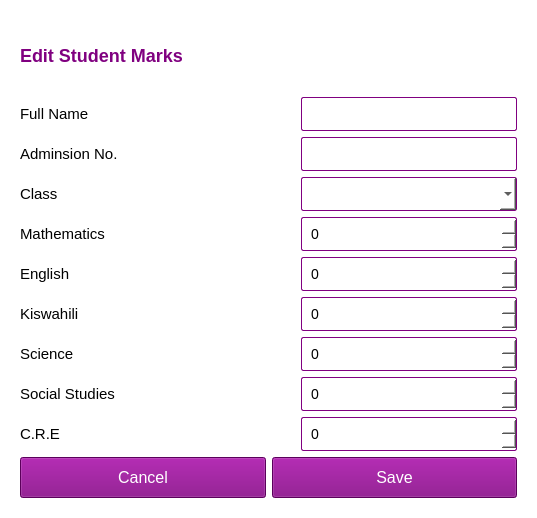
<?xml version="1.0" encoding="UTF-8"?>
<ui version="4.0">
 <class>Form</class>
 <widget class="QWidget" name="Form">
  <property name="geometry">
   <rect>
    <x>0</x>
    <y>0</y>
    <width>537</width>
    <height>518</height>
   </rect>
  </property>
  <property name="windowTitle">
   <string>Form</string>
  </property>
  <property name="styleSheet">
   <string notr="true">QWidget {
background-color: white;
}

QLabel {
	font-size: 15px;
color: black;
}

QPushButton {
font-size: 16px;
padding: 10px;
background-color: purple;
color: white;
}

QTableWidget {
 border: 1px solid black;
}

QSpinBox, QLineEdit, QComboBox {
padding: 7px;
font-size: 14px;
color: black;
border: 1px solid purple;
border-radius: 2px;
min-width: 200px;
    max-width: 200px;
}</string>
  </property>
  <layout class="QHBoxLayout" name="horizontalLayout_2">
   <item>
    <widget class="QStackedWidget" name="stackedWidget">
     <property name="currentIndex">
      <number>2</number>
     </property>
     <widget class="QWidget" name="page">
      <layout class="QVBoxLayout" name="verticalLayout_2">
       <item>
        <layout class="QVBoxLayout" name="verticalLayout_3">
         <item>
          <widget class="QLabel" name="label_4">
           <property name="styleSheet">
            <string notr="true">font-size: 18px;
color: purple;
font-weight: bold;</string>
           </property>
           <property name="text">
            <string>Add New Student Marks</string>
           </property>
          </widget>
         </item>
         <item>
          <layout class="QHBoxLayout" name="horizontalLayout_12">
           <item>
            <widget class="QLabel" name="label_5">
             <property name="text">
              <string>Full Name</string>
             </property>
            </widget>
           </item>
           <item>
            <spacer name="horizontalSpacer_3">
             <property name="orientation">
              <enum>Qt::Orientation::Horizontal</enum>
             </property>
             <property name="sizeHint" stdset="0">
              <size>
               <width>40</width>
               <height>20</height>
              </size>
             </property>
            </spacer>
           </item>
           <item>
            <widget class="QLineEdit" name="new_full_name"/>
           </item>
          </layout>
         </item>
         <item>
          <layout class="QHBoxLayout" name="horizontalLayout_11">
           <item>
            <widget class="QLabel" name="label_6">
             <property name="text">
              <string>Adminsion No.</string>
             </property>
            </widget>
           </item>
           <item>
            <spacer name="horizontalSpacer_4">
             <property name="orientation">
              <enum>Qt::Orientation::Horizontal</enum>
             </property>
             <property name="sizeHint" stdset="0">
              <size>
               <width>40</width>
               <height>20</height>
              </size>
             </property>
            </spacer>
           </item>
           <item>
            <widget class="QLineEdit" name="new_adm_no"/>
           </item>
          </layout>
         </item>
         <item>
          <layout class="QHBoxLayout" name="horizontalLayout_10">
           <item>
            <widget class="QLabel" name="label_7">
             <property name="text">
              <string>Class</string>
             </property>
            </widget>
           </item>
           <item>
            <spacer name="horizontalSpacer_5">
             <property name="orientation">
              <enum>Qt::Orientation::Horizontal</enum>
             </property>
             <property name="sizeHint" stdset="0">
              <size>
               <width>40</width>
               <height>20</height>
              </size>
             </property>
            </spacer>
           </item>
           <item>
            <widget class="QComboBox" name="new_class"/>
           </item>
          </layout>
         </item>
         <item>
          <layout class="QHBoxLayout" name="horizontalLayout_9">
           <item>
            <widget class="QLabel" name="label_8">
             <property name="text">
              <string>Mathematics</string>
             </property>
            </widget>
           </item>
           <item>
            <spacer name="horizontalSpacer_6">
             <property name="orientation">
              <enum>Qt::Orientation::Horizontal</enum>
             </property>
             <property name="sizeHint" stdset="0">
              <size>
               <width>40</width>
               <height>20</height>
              </size>
             </property>
            </spacer>
           </item>
           <item>
            <widget class="QSpinBox" name="new_math"/>
           </item>
          </layout>
         </item>
         <item>
          <layout class="QHBoxLayout" name="horizontalLayout_8">
           <item>
            <widget class="QLabel" name="label_9">
             <property name="text">
              <string>English</string>
             </property>
            </widget>
           </item>
           <item>
            <spacer name="horizontalSpacer_7">
             <property name="orientation">
              <enum>Qt::Orientation::Horizontal</enum>
             </property>
             <property name="sizeHint" stdset="0">
              <size>
               <width>40</width>
               <height>20</height>
              </size>
             </property>
            </spacer>
           </item>
           <item>
            <widget class="QSpinBox" name="new_eng"/>
           </item>
          </layout>
         </item>
         <item>
          <layout class="QHBoxLayout" name="horizontalLayout_7">
           <item>
            <widget class="QLabel" name="label_10">
             <property name="text">
              <string>Kiswahili</string>
             </property>
            </widget>
           </item>
           <item>
            <spacer name="horizontalSpacer_8">
             <property name="orientation">
              <enum>Qt::Orientation::Horizontal</enum>
             </property>
             <property name="sizeHint" stdset="0">
              <size>
               <width>40</width>
               <height>20</height>
              </size>
             </property>
            </spacer>
           </item>
           <item>
            <widget class="QSpinBox" name="new_kisw"/>
           </item>
          </layout>
         </item>
         <item>
          <layout class="QHBoxLayout" name="horizontalLayout_6">
           <item>
            <widget class="QLabel" name="label_11">
             <property name="text">
              <string>Science</string>
             </property>
            </widget>
           </item>
           <item>
            <spacer name="horizontalSpacer_9">
             <property name="orientation">
              <enum>Qt::Orientation::Horizontal</enum>
             </property>
             <property name="sizeHint" stdset="0">
              <size>
               <width>40</width>
               <height>20</height>
              </size>
             </property>
            </spacer>
           </item>
           <item>
            <widget class="QSpinBox" name="new_sci"/>
           </item>
          </layout>
         </item>
         <item>
          <layout class="QHBoxLayout" name="horizontalLayout_5">
           <item>
            <widget class="QLabel" name="label_12">
             <property name="text">
              <string>Social Studies</string>
             </property>
            </widget>
           </item>
           <item>
            <spacer name="horizontalSpacer_10">
             <property name="orientation">
              <enum>Qt::Orientation::Horizontal</enum>
             </property>
             <property name="sizeHint" stdset="0">
              <size>
               <width>40</width>
               <height>20</height>
              </size>
             </property>
            </spacer>
           </item>
           <item>
            <widget class="QSpinBox" name="new_ss"/>
           </item>
          </layout>
         </item>
         <item>
          <layout class="QHBoxLayout" name="horizontalLayout_4">
           <item>
            <widget class="QLabel" name="label_13">
             <property name="text">
              <string>C.R.E</string>
             </property>
            </widget>
           </item>
           <item>
            <spacer name="horizontalSpacer_11">
             <property name="orientation">
              <enum>Qt::Orientation::Horizontal</enum>
             </property>
             <property name="sizeHint" stdset="0">
              <size>
               <width>40</width>
               <height>20</height>
              </size>
             </property>
            </spacer>
           </item>
           <item>
            <widget class="QSpinBox" name="new_cre"/>
           </item>
          </layout>
         </item>
        </layout>
       </item>
       <item>
        <layout class="QHBoxLayout" name="horizontalLayout_13">
         <item>
          <widget class="QPushButton" name="new_cancel">
           <property name="text">
            <string>Cancel</string>
           </property>
          </widget>
         </item>
         <item>
          <widget class="QPushButton" name="new_save">
           <property name="text">
            <string>Save</string>
           </property>
          </widget>
         </item>
        </layout>
       </item>
      </layout>
     </widget>
     <widget class="QWidget" name="page_2">
      <layout class="QVBoxLayout" name="verticalLayout">
       <item>
        <layout class="QHBoxLayout" name="horizontalLayout">
         <item>
          <widget class="QLabel" name="label">
           <property name="styleSheet">
            <string notr="true">font-size: 18px;
color: purple;
font-weight: bold;</string>
           </property>
           <property name="text">
            <string>Student Marks</string>
           </property>
          </widget>
         </item>
         <item>
          <spacer name="horizontalSpacer">
           <property name="orientation">
            <enum>Qt::Orientation::Horizontal</enum>
           </property>
           <property name="sizeHint" stdset="0">
            <size>
             <width>40</width>
             <height>20</height>
            </size>
           </property>
          </spacer>
         </item>
         <item>
          <widget class="QPushButton" name="pushButton">
           <property name="text">
            <string>Add New Student</string>
           </property>
          </widget>
         </item>
        </layout>
       </item>
       <item>
        <widget class="QTableWidget" name="tableWidget"/>
       </item>
      </layout>
     </widget>
     <widget class="QWidget" name="page_3">
      <layout class="QVBoxLayout" name="verticalLayout_4">
       <item>
        <layout class="QVBoxLayout" name="verticalLayout_5">
         <item>
          <widget class="QLabel" name="label_14">
           <property name="styleSheet">
            <string notr="true">font-size: 18px;
color: purple;
font-weight: bold;</string>
           </property>
           <property name="text">
            <string>Edit Student Marks</string>
           </property>
          </widget>
         </item>
         <item>
          <layout class="QHBoxLayout" name="horizontalLayout_15">
           <item>
            <widget class="QLabel" name="label_15">
             <property name="text">
              <string>Full Name</string>
             </property>
            </widget>
           </item>
           <item>
            <spacer name="horizontalSpacer_12">
             <property name="orientation">
              <enum>Qt::Orientation::Horizontal</enum>
             </property>
             <property name="sizeHint" stdset="0">
              <size>
               <width>40</width>
               <height>20</height>
              </size>
             </property>
            </spacer>
           </item>
           <item>
            <widget class="QLineEdit" name="edit_full_name"/>
           </item>
          </layout>
         </item>
         <item>
          <layout class="QHBoxLayout" name="horizontalLayout_16">
           <item>
            <widget class="QLabel" name="label_16">
             <property name="text">
              <string>Adminsion No.</string>
             </property>
            </widget>
           </item>
           <item>
            <spacer name="horizontalSpacer_13">
             <property name="orientation">
              <enum>Qt::Orientation::Horizontal</enum>
             </property>
             <property name="sizeHint" stdset="0">
              <size>
               <width>40</width>
               <height>20</height>
              </size>
             </property>
            </spacer>
           </item>
           <item>
            <widget class="QLineEdit" name="edit_adm_no"/>
           </item>
          </layout>
         </item>
         <item>
          <layout class="QHBoxLayout" name="horizontalLayout_17">
           <item>
            <widget class="QLabel" name="label_17">
             <property name="text">
              <string>Class</string>
             </property>
            </widget>
           </item>
           <item>
            <spacer name="horizontalSpacer_14">
             <property name="orientation">
              <enum>Qt::Orientation::Horizontal</enum>
             </property>
             <property name="sizeHint" stdset="0">
              <size>
               <width>40</width>
               <height>20</height>
              </size>
             </property>
            </spacer>
           </item>
           <item>
            <widget class="QComboBox" name="edit_class"/>
           </item>
          </layout>
         </item>
         <item>
          <layout class="QHBoxLayout" name="horizontalLayout_18">
           <item>
            <widget class="QLabel" name="label_18">
             <property name="text">
              <string>Mathematics</string>
             </property>
            </widget>
           </item>
           <item>
            <spacer name="horizontalSpacer_15">
             <property name="orientation">
              <enum>Qt::Orientation::Horizontal</enum>
             </property>
             <property name="sizeHint" stdset="0">
              <size>
               <width>40</width>
               <height>20</height>
              </size>
             </property>
            </spacer>
           </item>
           <item>
            <widget class="QSpinBox" name="edit_math"/>
           </item>
          </layout>
         </item>
         <item>
          <layout class="QHBoxLayout" name="horizontalLayout_19">
           <item>
            <widget class="QLabel" name="label_19">
             <property name="text">
              <string>English</string>
             </property>
            </widget>
           </item>
           <item>
            <spacer name="horizontalSpacer_16">
             <property name="orientation">
              <enum>Qt::Orientation::Horizontal</enum>
             </property>
             <property name="sizeHint" stdset="0">
              <size>
               <width>40</width>
               <height>20</height>
              </size>
             </property>
            </spacer>
           </item>
           <item>
            <widget class="QSpinBox" name="edit_eng"/>
           </item>
          </layout>
         </item>
         <item>
          <layout class="QHBoxLayout" name="horizontalLayout_20">
           <item>
            <widget class="QLabel" name="label_20">
             <property name="text">
              <string>Kiswahili</string>
             </property>
            </widget>
           </item>
           <item>
            <spacer name="horizontalSpacer_17">
             <property name="orientation">
              <enum>Qt::Orientation::Horizontal</enum>
             </property>
             <property name="sizeHint" stdset="0">
              <size>
               <width>40</width>
               <height>20</height>
              </size>
             </property>
            </spacer>
           </item>
           <item>
            <widget class="QSpinBox" name="edit_kisw"/>
           </item>
          </layout>
         </item>
         <item>
          <layout class="QHBoxLayout" name="horizontalLayout_21">
           <item>
            <widget class="QLabel" name="label_21">
             <property name="text">
              <string>Science</string>
             </property>
            </widget>
           </item>
           <item>
            <spacer name="horizontalSpacer_18">
             <property name="orientation">
              <enum>Qt::Orientation::Horizontal</enum>
             </property>
             <property name="sizeHint" stdset="0">
              <size>
               <width>40</width>
               <height>20</height>
              </size>
             </property>
            </spacer>
           </item>
           <item>
            <widget class="QSpinBox" name="edit_sci"/>
           </item>
          </layout>
         </item>
         <item>
          <layout class="QHBoxLayout" name="horizontalLayout_22">
           <item>
            <widget class="QLabel" name="label_22">
             <property name="text">
              <string>Social Studies</string>
             </property>
            </widget>
           </item>
           <item>
            <spacer name="horizontalSpacer_19">
             <property name="orientation">
              <enum>Qt::Orientation::Horizontal</enum>
             </property>
             <property name="sizeHint" stdset="0">
              <size>
               <width>40</width>
               <height>20</height>
              </size>
             </property>
            </spacer>
           </item>
           <item>
            <widget class="QSpinBox" name="edit_ss"/>
           </item>
          </layout>
         </item>
         <item>
          <layout class="QHBoxLayout" name="horizontalLayout_23">
           <item>
            <widget class="QLabel" name="label_23">
             <property name="text">
              <string>C.R.E</string>
             </property>
            </widget>
           </item>
           <item>
            <spacer name="horizontalSpacer_20">
             <property name="orientation">
              <enum>Qt::Orientation::Horizontal</enum>
             </property>
             <property name="sizeHint" stdset="0">
              <size>
               <width>40</width>
               <height>20</height>
              </size>
             </property>
            </spacer>
           </item>
           <item>
            <widget class="QSpinBox" name="edit_cre"/>
           </item>
          </layout>
         </item>
        </layout>
       </item>
       <item>
        <layout class="QHBoxLayout" name="horizontalLayout_24">
         <item>
          <widget class="QPushButton" name="edit_cancel">
           <property name="text">
            <string>Cancel</string>
           </property>
          </widget>
         </item>
         <item>
          <widget class="QPushButton" name="edit_save">
           <property name="text">
            <string>Save</string>
           </property>
          </widget>
         </item>
        </layout>
       </item>
      </layout>
     </widget>
    </widget>
   </item>
  </layout>
 </widget>
 <resources/>
 <connections/>
</ui>
